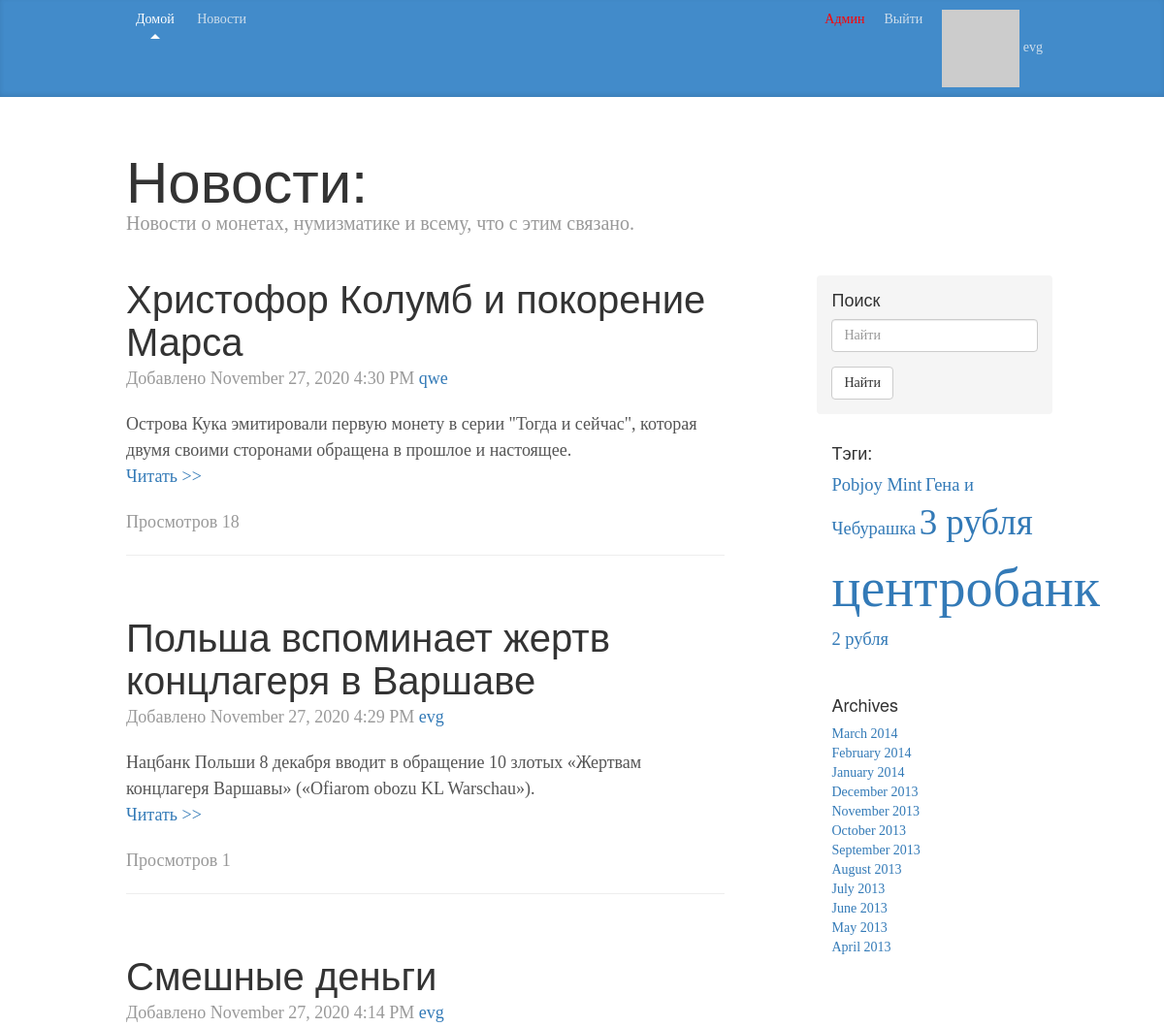
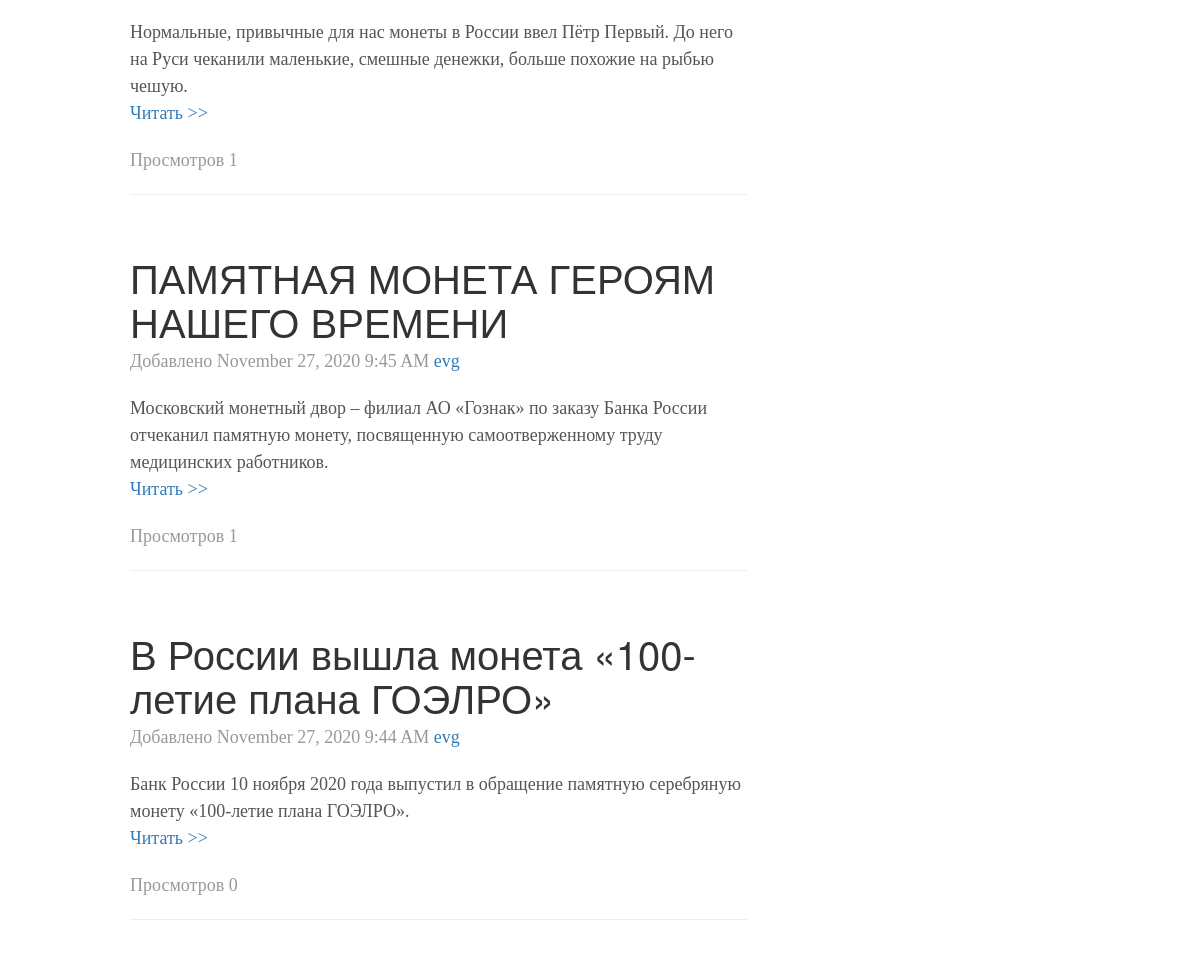
The page /news/ (signed in, upper part) on the database as committed earlier (2 pictures, top to bottom).
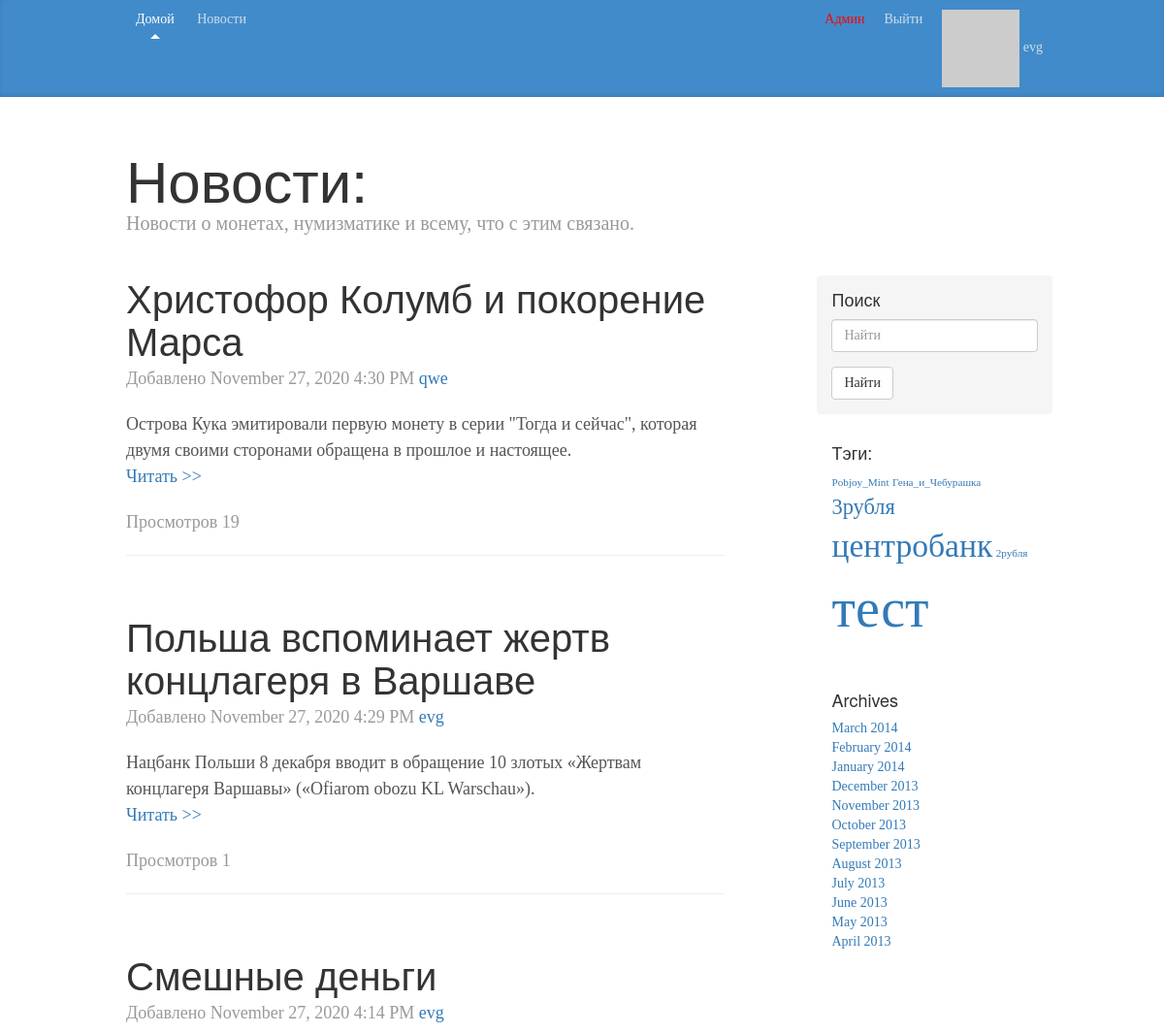
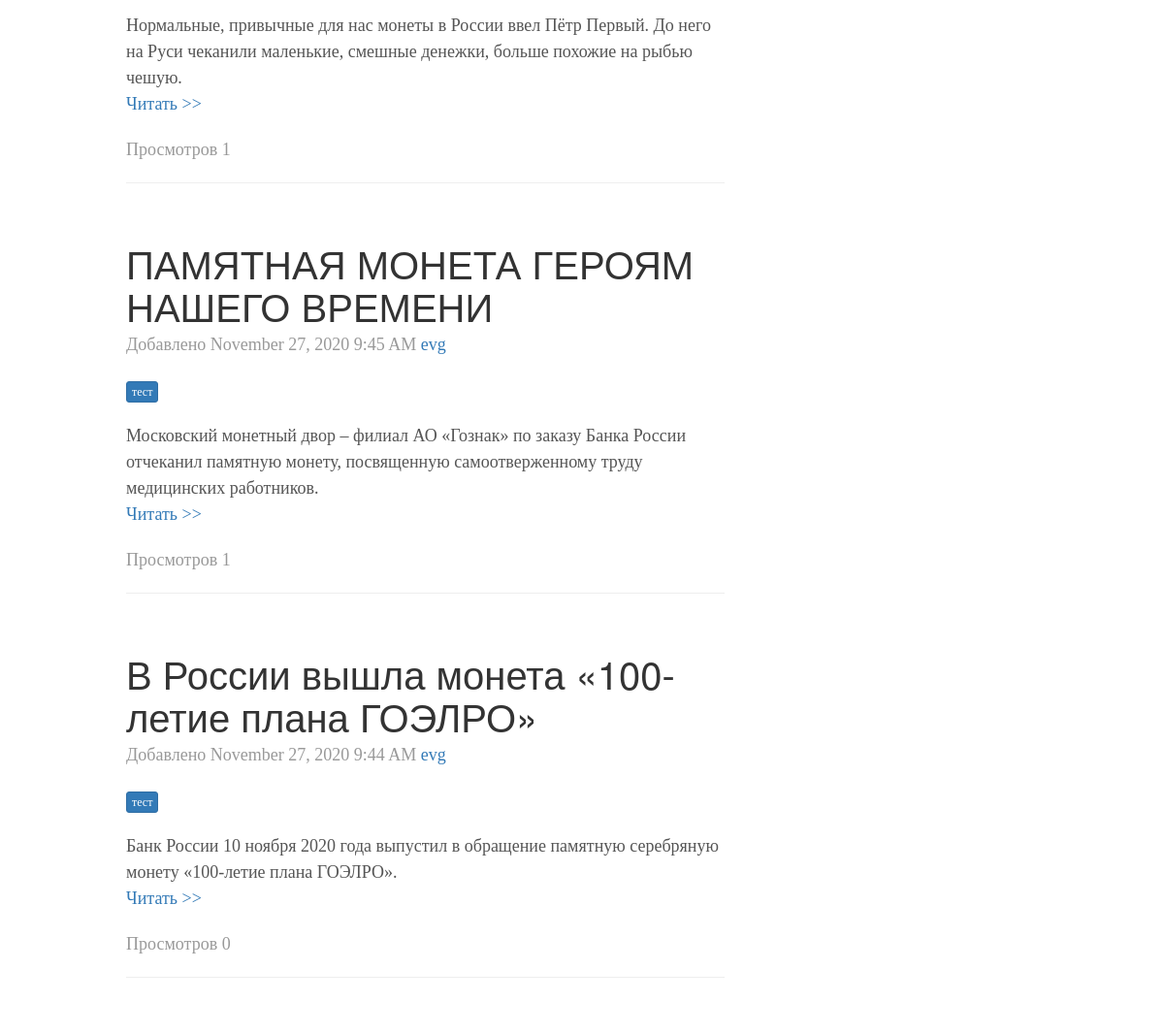
The same page on the database as committed later (2 pictures, top to bottom).
### app/models.py (models this page shows, shortened)
class Post(db.Model):
    __tablename__ = 'post'
    id = db.Column(db.Integer, primary_key=True)
    title = db.Column(db.String(150))
    slug = db.Column(db.String(140), unique=True)
    pre_body = db.Column(db.Text)
    body = db.Column(db.Text)
    created = db.Column(db.DateTime, index=True, default=datetime.utcnow)
    count = db.Column(db.Integer, default=0)
    author_id = db.Column(db.Integer, db.ForeignKey('user.id'))
    tags = db.relationship('Tag', secondary='tags_posts', backref=db.backref('posts', lazy='dynamic'))

class User(db.Model, UserMixin):
    __tablename__ = 'user'
    id = db.Column(db.Integer, primary_key=True)
    email = db.Column(db.String(255), unique=True)
    username = db.Column(db.String(255), unique=True, index=True)
    password_hash = db.Column(db.String(255))
    active = db.Column(db.Boolean())
    confirmed_at = db.Column(db.DateTime())
    name = db.Column(db.String(64))
    location = db.Column(db.String(64))
    member_since = db.Column(db.DateTime(), default=datetime.utcnow)
    about_me = db.Column(db.String(140))
    last_seen = db.Column(db.DateTime, default=datetime.utcnow)
    avatar_hash = db.Column(db.String(32))
    roles = db.relationship('Role', secondary='roles_users', backref=db.backref('users', lazy='dynamic'))
    posts = db.relationship('Post', backref='author', lazy='dynamic')
    img = db.relationship('StorageImg', backref='author', lazy='dynamic')
    @property
    def password(self):
        raise AttributeError('password is not a readable attribute')
    def gravatar(self, size=100, default='identicon', rating='g'):
        url = 'https://secure.gravatar.com/avatar'
        hash = self.avatar_hash or self.gravatar_hash()
        return '{url}/{hash}?s={size}&d={default}&r={rating}'.\
                        format(url=url, hash=hash, size=size, default=default, rating=rating)
    def is_administrator(self):
        for r in self.roles:
            if str(r) == 'admin':
                return True
        return False

class Tag(db.Model):
    __tablename__ = 'tag'
    id = db.Column(db.Integer, primary_key=True)
    name = db.Column(db.String(100))
    slug = db.Column(db.String(100), unique=True)

### app/posts/controllers.py (the view)
@module.route('/news/')
def news():
    q = request.args.get('q')
    page = request.args.get('page')
    if page and page.isdigit():
        page = int(page)
    else:
        page = 1
    if q:
        posts = Post.query.filter(Post.title.contains(q) | Post.body.contains(q))
    else:
        posts = Post.query.order_by(Post.created.desc())
    pages = posts.paginate(page=page, per_page=app.config['PER_PAGE_NEWS'], error_out=False)
    tag_weight()
    return render_template('posts/news.html', posts=posts, pages=pages, tags=tag_weight())

### app/models.py (called while the page is built)
@login_manager.user_loader
def load_user(user_id):
    return User.query.get(int(user_id))

    def __repr__(self):
        return self.name

### app/posts/controllers.py (called while the page is built)
def tag_weight():
    p = Post.query.all()
    w = {}
    t = []
    for post in p:
        for tags in post.tags:
            t.append(tags.name)
    m = max([t.count(i) for i in t])
    for i in t:
        sl = Tag.query.filter(Tag.name == i).first().slug
        w[i] = (int((t.count(i)*100)/m), sl)
    return w

### app/templates/posts/news.html (shortened to what this page needs)
{% extends "layout.html" %}
{% block title_post%}Новости:{% endblock %}
{% block pre_title_post%}Новости о монетах, нумизматике и всему, что с этим связано.{% endblock %}
{% block content %}
{% for post in pages.items %}
<div class="blog-post">
  <h2 class="blog-post-title">{{ post.title }}</h2>
  <p class="blog-post-meta"> Добавлено {{ moment(post.created).format('LLL') }}
    <a href="{{ url_for('users.user', username=post.author.username) }}">{{ post.author.username }}</a></p>
  {% if post.tags %}
    <p class="blog-post-meta">
    {% for tag in post.tags %}
    <a class="btn btn-primary btn-xs" href="{{ url_for('posts.tag_detail', slug=tag.slug) }}" role="button">{{ tag.name }}</a>
    {% endfor%}
    </p>
  {% endif %}
  {{ post.pre_body|safe }}
  <p class="blog-post-meta"><a href="{{ url_for('posts.news_detal', slug=post.slug) }}">Читать >></a></p>
  <p class="blog-post-meta">Просмотров {{ post.count }}</p>
  <hr>
</div>
{% endfor %}
{% endblock %}
{% block tags%}
<h4>Тэги:</h4>
  {% for i in tags %}
    <a href="{{ url_for('posts.tag_detail', slug=tags[i][1]) }}" style="font-size: {{ tags[i][0]*4 }}%">{{ i }}</a>
  {% endfor %}
{% endblock %}

Rows that differ between the two databases and show on the page:
changed Post "Христофор Колумб и покорение Марса": count "18" → "19"
added Tag: name "тест"
changed Tag: name "Pobjoy Mint" → "Pobjoy_Mint"
changed Tag: name "Гена и Чебурашка" → "Гена_и_Чебурашка"
changed Tag: name "3 рубля" → "3рубля"
changed Tag: name "2 рубля" → "2рубля"
